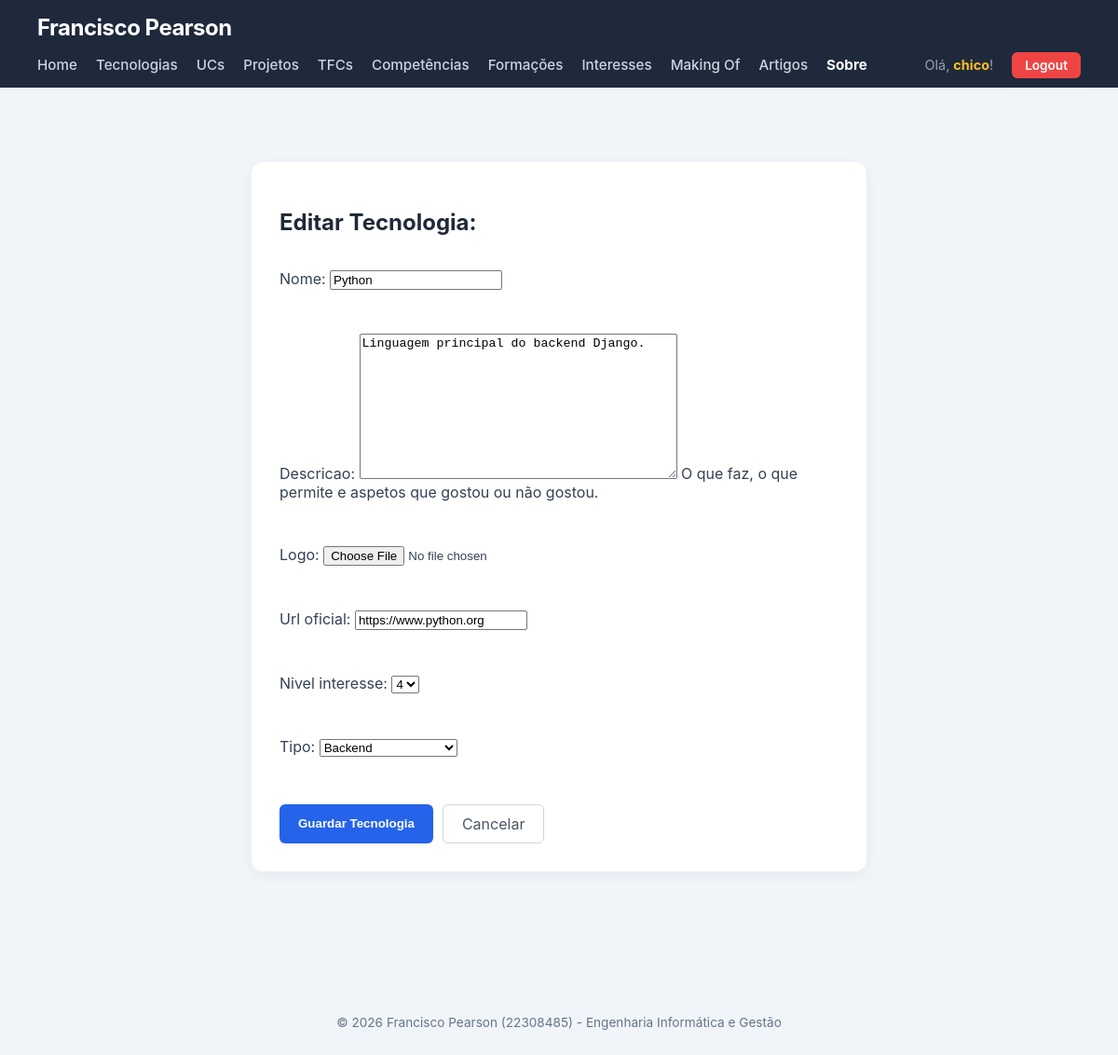
The app's page /portfolio/tecnologias/editar/6/ (signed in) with its own data.
### portfolio/models.py (models this page shows, shortened)
class Tecnologia(models.Model):
    NIVEL_CHOICES = [(i, str(i)) for i in range(1, 6)]
    nome = models.CharField(max_length=100)
    descricao = models.TextField(
        blank=True,
        help_text="O que faz, o que permite e aspetos que gostou ou não gostou."
    )
    logo = models.ImageField(upload_to='tecnologias/', blank=True, null=True)
    url_oficial = models.URLField(blank=True)
    nivel_interesse = models.IntegerField(choices=NIVEL_CHOICES, default=3)
    tipo = models.ForeignKey(
        TipoTecnologia,
        on_delete=models.SET_NULL,
        null=True,
        blank=True,
        related_name="tecnologias"
    )

class TipoTecnologia(models.Model):
    nome = models.CharField(max_length=100, help_text="Ex: Frontend, Backend, Base de Dados, Storage, Outros")
    def __str__(self):
        return self.nome

### portfolio/views.py (the view)
# urls.py: path('tecnologias/editar/<int:tecnologia_id>/', views.editar_tecnologia_view, name='editar_tecnologia'),
@login_required
def editar_tecnologia_view(request, tecnologia_id):
    tecnologia = get_object_or_404(Tecnologia, id=tecnologia_id)
    if request.method == 'POST':
        form = TecnologiaForm(request.POST, request.FILES, instance=tecnologia)
        if form.is_valid():
            form.save()
            return redirect('portfolio:tecnologias')
    else:
        form = TecnologiaForm(instance=tecnologia)
    return render(request, 'portfolio/editar_tecnologia.html', {'form': form, 'tecnologia': tecnologia})

### portfolio/forms.py
class TecnologiaForm(forms.ModelForm):
    class Meta:
        model = Tecnologia
        fields = '__all__'

### portfolio/templates/portfolio/editar_tecnologia.html (shortened to what this page needs)
{% extends 'portfolio/base.html' %}
{% block content %}
<div style="max-width: 600px; margin: 40px auto; background: white; padding: 30px; border-radius: 12px; box-shadow: 0 4px 15px rgba(0,0,0,0.05);">
    <h2 style="color: #1f2937; margin-bottom: 20px;">
        {% if tecnologia %}
            Editar Tecnologia: {{ tecnologia.titulo }}
        {% else %}
            Editar Tecnologia
        {% endif %}
    </h2>
    <form method="POST" action="" enctype="multipart/form-data" style="display: flex; flex-direction: column; gap: 15px;">
        {{ form.as_p }}
        <div style="margin-top: 20px; display: flex; gap: 10px;">
            <button type="submit" style="background: #2563eb; color: white; border: none; padding: 10px 20px; border-radius: 6px; font-weight: bold; cursor: pointer;">
                Guardar Tecnologia
            </button>
            <a href="{% url 'portfolio:projetos' %}" style="padding: 10px 20px; color: #4b5563; text-decoration: none; border: 1px solid #d1d5db; border-radius: 6px;">
                Cancelar
            </a>
        </div>
    </form>
</div>
{% endblock %}

### portfolio/templates/portfolio/base.html (shortened to what this page needs)
<!DOCTYPE html>
<html lang="pt-pt">
<head>
</head>
<body>
    <header>
        <h1>Francisco Pearson</h1>
        <nav>
            <ul>
                <li><a href="{% url 'portfolio:home' %}">Home</a></li>
                <li><a href="{% url 'portfolio:tecnologias' %}">Tecnologias</a></li>
                <li><a href="{% url 'portfolio:ucs' %}">UCs</a></li>
                <li><a href="{% url 'portfolio:projetos' %}">Projetos</a></li>
                <li><a href="{% url 'portfolio:tfcs' %}">TFCs</a></li>
                <li><a href="{% url 'portfolio:competencias' %}">Competências</a></li>
                <li><a href="{% url 'portfolio:formacoes' %}">Formações</a></li>
                <li><a href="{% url 'portfolio:interesses' %}">Interesses</a></li>
                <li><a href="{% url 'portfolio:makingof' %}">Making Of</a></li>
                <li><a href="{% url 'lista_artigos' %}">Artigos</a></li>
                <li><a style="color: white; font-weight: bold;" href="{% url 'portfolio:sobre' %}">Sobre</a></li>
                {% if user.is_authenticated %}
                    <li class="auth-item"><span class="user-greeting">Olá, <strong>{{ user.username }}</strong>!</span></li>
                    <li><a href="{% url 'accounts:logout' %}" class="btn-auth btn-logout">Logout</a></li>
                {% else %}
                    <li class="auth-item"><a href="{% url 'accounts:login' %}" class="btn-auth btn-login">Login</a></li>
                    <li><a href="{% url 'accounts:registo' %}" class="btn-auth btn-registar">Registar</a></li>
                {% endif %}
            </ul>
        </nav>
    </header>
    <main>
        {% block content %}
        {% endblock %}
    </main>
    <footer>
        <p>&copy; 2026 Francisco Pearson (22308485) - Engenharia Informática e Gestão</p>
    </footer>
</body>
</html>

### portfolio/templates/portfolio/base.html (style rules this page uses)
body { margin: 0; font-family: -apple-system, BlinkMacSystemFont, "Segoe UI", Roboto, Helvetica, Arial, sans-serif; background-color: #f1f5f9; color: #334155; }
header { background-color: #1e293b; color: white; padding: 15px 40px; }
header h1 { margin: 0 0 15px 0; font-size: 1.5rem; color: white; letter-spacing: -0.5px; }
nav ul { list-style: none; padding: 0; margin: 0; display: flex; flex-wrap: wrap; gap: 20px; align-items: center; }
nav a { color: #cbd5e1; text-decoration: none; font-weight: 500; font-size: 0.95rem; transition: color 0.2s; }
nav .auth-item { margin-left: auto; }
nav .btn-auth { padding: 6px 14px; border-radius: 6px; font-weight: 600; font-size: 0.85rem; }
nav .btn-logout { background: #ef4444; color: white; }
nav .user-greeting { color: #94a3b8; font-size: 0.9rem; }
nav .user-greeting strong { color: #fbbf24; }
main { padding: 40px; max-width: 1000px; margin: 0 auto; }
footer { text-align: center; padding: 20px; color: #64748b; font-size: 0.85rem; margin-top: 40px; }

### records on screen
Tecnologia: nome "Python", descricao "Linguagem principal do backend Django.", url_oficial "https://www.python.org", nivel_interesse "4", tipo "Backend"

### other values on screen
{{ user.username }} "chico"
